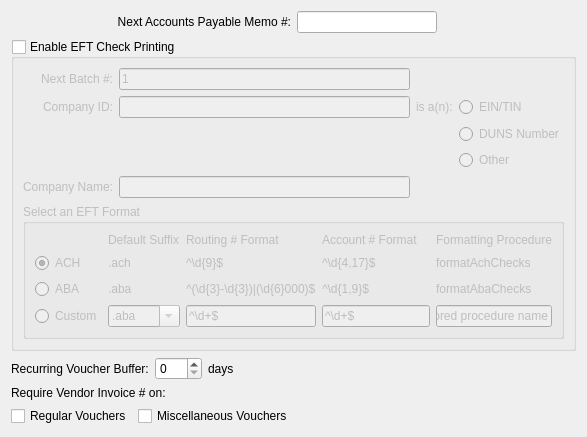
     <widget class="QWidget" name="tab">
      <attribute name="title">
       <string>Accounts Payable</string>
      </attribute>
      <layout class="QGridLayout" name="gridLayout_9">
       <item row="0" column="0">
        <layout class="QVBoxLayout" name="verticalLayout_2">
         <item>
          <layout class="QGridLayout" name="gridLayout_8">
           <item row="0" column="0">
            <widget class="QLabel" name="_nextAPMemoNumberLit">
             <property name="text">
              <string>Next Accounts Payable Memo #:</string>
             </property>
             <property name="alignment">
              <set>Qt::AlignRight|Qt::AlignTrailing|Qt::AlignVCenter</set>
             </property>
             <property name="buddy">
              <cstring>_nextAPMemoNumber</cstring>
             </property>
            </widget>
           </item>
           <item row="0" column="1">
            <layout class="QHBoxLayout">
             <property name="spacing">
              <number>0</number>
             </property>
             <item>
              <widget class="XLineEdit" name="_nextAPMemoNumber"/>
             </item>
             <item>
              <spacer>
               <property name="orientation">
                <enum>Qt::Horizontal</enum>
               </property>
               <property name="sizeType">
                <enum>QSizePolicy::Expanding</enum>
               </property>
               <property name="sizeHint" stdset="0">
                <size>
                 <width>20</width>
                 <height>20</height>
                </size>
               </property>
              </spacer>
             </item>
            </layout>
           </item>
           <item row="1" column="0" colspan="2">
            <layout class="QHBoxLayout">
             <item>
              <widget class="QGroupBox" name="_achGroup">
               <property name="title">
                <string>Enable EFT Check Printing</string>
               </property>
               <property name="checkable">
                <bool>true</bool>
               </property>
               <property name="checked">
                <bool>false</bool>
               </property>
               <layout class="QGridLayout">
                <item row="0" column="0">
                 <widget class="QLabel" name="_nextBatchNumberLit">
                  <property name="text">
                   <string>Next Batch #:</string>
                  </property>
                  <property name="alignment">
                   <set>Qt::AlignRight|Qt::AlignTrailing|Qt::AlignVCenter</set>
                  </property>
                  <property name="buddy">
                   <cstring>_nextACHBatchNumber</cstring>
                  </property>
                 </widget>
                </item>
                <item row="0" column="1">
                 <widget class="XLineEdit" name="_nextACHBatchNumber">
                  <property name="sizePolicy">
                   <sizepolicy hsizetype="Preferred" vsizetype="Fixed">
                    <horstretch>0</horstretch>
                    <verstretch>0</verstretch>
                   </sizepolicy>
                  </property>
                  <property name="text">
                   <string>1</string>
                  </property>
                 </widget>
                </item>
                <item row="1" column="0">
                 <widget class="QLabel" name="_companyIdLit">
                  <property name="text">
                   <string>Company ID:</string>
                  </property>
                  <property name="alignment">
                   <set>Qt::AlignRight|Qt::AlignTrailing|Qt::AlignVCenter</set>
                  </property>
                  <property name="buddy">
                   <cstring>_companyId</cstring>
                  </property>
                 </widget>
                </item>
                <item row="4" column="0">
                 <widget class="QLabel" name="_companyNameLit">
                  <property name="text">
                   <string>Company Name:</string>
                  </property>
                  <property name="alignment">
                   <set>Qt::AlignRight|Qt::AlignTrailing|Qt::AlignVCenter</set>
                  </property>
                  <property name="buddy">
                   <cstring>_companyName</cstring>
                  </property>
                 </widget>
                </item>
                <item row="1" column="1">
                 <widget class="XLineEdit" name="_companyId">
                  <property name="text">
                   <string/>
                  </property>
                  <property name="defaultText">
                   <string/>
                  </property>
                 </widget>
                </item>
                <item row="4" column="1">
                 <widget class="XLineEdit" name="_companyName">
                  <property name="text">
                   <string/>
                  </property>
                  <property name="maxLength">
                   <number>23</number>
                  </property>
                 </widget>
                </item>
                <item row="1" column="2">
                 <widget class="QLabel" name="label">
                  <property name="text">
                   <string>is a(n):</string>
                  </property>
                 </widget>
                </item>
                <item row="1" column="3">
                 <widget class="QRadioButton" name="_companyIdIsEIN">
                  <property name="text">
                   <string>EIN/TIN</string>
                  </property>
                 </widget>
                </item>
                <item row="2" column="3">
                 <widget class="QRadioButton" name="_companyIdIsDUNS">
                  <property name="text">
                   <string>DUNS Number</string>
                  </property>
                 </widget>
                </item>
                <item row="3" column="3">
                 <widget class="QRadioButton" name="_companyIdIsOther">
                  <property name="text">
                   <string>Other</string>
                  </property>
                 </widget>
                </item>
                <item row="6" column="0" colspan="4">
                 <widget class="QGroupBox" name="_eftStyle">
                  <property name="title">
                   <string>Select an EFT Format</string>
                  </property>
                  <layout class="QGridLayout" name="gridLayout_41">
                   <item row="1" column="0">
                    <widget class="QRadioButton" name="_eftAch">
                     <property name="text">
                      <string>ACH</string>
                     </property>
                     <property name="checked">
                      <bool>true</bool>
                     </property>
                    </widget>
                   </item>
                   <item row="2" column="0">
                    <widget class="QRadioButton" name="_eftAba">
                     <property name="text">
                      <string>ABA</string>
                     </property>
                    </widget>
                   </item>
                   <item row="3" column="0">
                    <widget class="QRadioButton" name="_eftCustom">
                     <property name="text">
                      <string>Custom</string>
                     </property>
                    </widget>
                   </item>
                   <item row="1" column="1">
                    <widget class="XLabel" name="_eftAchSuffix">
                     <property name="text">
                      <string>.ach</string>
                     </property>
                    </widget>
                   </item>
                   <item row="2" column="1">
                    <widget class="XLabel" name="_eftAbaSuffix">
                     <property name="text">
                      <string>.aba</string>
                     </property>
                    </widget>
                   </item>
                   <item row="0" column="1">
                    <widget class="QLabel" name="_eftSuffixLit">
                     <property name="text">
                      <string>Default Suffix</string>
                     </property>
                    </widget>
                   </item>
                   <item row="3" column="1">
                    <widget class="XComboBox" name="_eftCustomSuffix">
                     <property name="enabled">
                      <bool>false</bool>
                     </property>
                     <property name="editable">
                      <bool>true</bool>
                     </property>
                     <item>
                      <property name="text">
                       <string>.aba</string>
                      </property>
                     </item>
                     <item>
                      <property name="text">
                       <string>.ach</string>
                      </property>
                     </item>
                     <item>
                      <property name="text">
                       <string>.dat</string>
                      </property>
                     </item>
                     <item>
                      <property name="text">
                       <string>.txt</string>
                      </property>
                     </item>
                    </widget>
                   </item>
                   <item row="3" column="2">
                    <widget class="XLineEdit" name="_eftCustomRoutingRegex">
                     <property name="enabled">
                      <bool>false</bool>
                     </property>
                     <property name="text">
                      <string>^\d+$</string>
                     </property>
                    </widget>
                   </item>
                   <item row="2" column="2">
                    <widget class="XLabel" name="_eftAbaRoutingRegex">
                     <property name="text">
                      <string>^(\d{3}-\d{3})|(\d{6}000)$</string>
                     </property>
                    </widget>
                   </item>
                   <item row="1" column="2">
                    <widget class="XLabel" name="_eftAchRoutingRegex">
                     <property name="text">
                      <string>^\d{9}$</string>
                     </property>
                    </widget>
                   </item>
                   <item row="0" column="2">
                    <widget class="XLabel" name="_eftRoutingRegexLit">
                     <property name="text">
                      <string>Routing # Format</string>
                     </property>
                    </widget>
                   </item>
                   <item row="0" column="4">
                    <widget class="XLabel" name="_eftFunctionLit">
                     <property name="text">
                      <string>Formatting Procedure</string>
                     </property>
                    </widget>
                   </item>
                   <item row="1" column="4">
                    <widget class="XLabel" name="_eftAchFunction">
                     <property name="text">
                      <string>formatAchChecks</string>
                     </property>
                    </widget>
                   </item>
                   <item row="2" column="4">
                    <widget class="XLabel" name="_eftAbaFunction">
                     <property name="text">
                      <string>formatAbaChecks</string>
                     </property>
                    </widget>
                   </item>
                   <item row="3" column="4">
                    <widget class="XLineEdit" name="_eftCustomFunction">
                     <property name="enabled">
                      <bool>false</bool>
                     </property>
                     <property name="text">
                      <string>stored procedure name</string>
                     </property>
                    </widget>
                   </item>
                   <item row="0" column="3">
                    <widget class="XLabel" name="_eftAccountRegexLit">
                     <property name="text">
                      <string>Account # Format</string>
                     </property>
                    </widget>
                   </item>
                   <item row="1" column="3">
                    <widget class="XLabel" name="_eftAchAccountRegex">
                     <property name="text">
                      <string>^\d{4,17}$</string>
                     </property>
                    </widget>
                   </item>
                   <item row="2" column="3">
                    <widget class="XLabel" name="_eftAbaAccountRegex">
                     <property name="text">
                      <string>^\d{1,9}$</string>
                     </property>
                    </widget>
                   </item>
                   <item row="3" column="3">
                    <widget class="XLineEdit" name="_eftCustomAccountRegex">
                     <property name="text">
                      <string>^\d+$</string>
                     </property>
                    </widget>
                   </item>
                  </layout>
                 </widget>
                </item>
               </layout>
              </widget>
             </item>
             <item>
              <spacer>
               <property name="orientation">
                <enum>Qt::Horizontal</enum>
               </property>
               <property name="sizeHint" stdset="0">
                <size>
                 <width>0</width>
                 <height>20</height>
                </size>
               </property>
              </spacer>
             </item>
            </layout>
           </item>
           <item row="3" column="0" colspan="2">
            <layout class="QHBoxLayout" name="horizontalLayout_3">
             <item>
              <layout class="QGridLayout" name="gridLayout_7">
               <item row="0" column="0" colspan="2">
                <widget class="QLabel" name="_reqInvoiceLit">
                 <property name="text">
                  <string>Require Vendor Invoice # on:</string>
                 </property>
                </widget>
               </item>
               <item row="1" column="0">
                <widget class="QCheckBox" name="_reqInvoiceReg">
                 <property name="text">
                  <string>Regular Vouchers</string>
                 </property>
                </widget>
               </item>
               <item row="1" column="1">
                <widget class="QCheckBox" name="_reqInvoiceMisc">
                 <property name="text">
                  <string>Miscellaneous Vouchers</string>
                 </property>
                </widget>
               </item>
              </layout>
             </item>
             <item>
              <spacer name="horizontalSpacer_3">
               <property name="orientation">
                <enum>Qt::Horizontal</enum>
               </property>
               <property name="sizeHint" stdset="0">
                <size>
                 <width>40</width>
                 <height>20</height>
                </size>
               </property>
              </spacer>
             </item>
            </layout>
           </item>
           <item row="2" column="0">
            <layout class="QHBoxLayout" name="_4">
             <item>
              <widget class="QLabel" name="_recurringVoucherBufferLit">
               <property name="text">
                <string>Recurring Voucher Buffer:</string>
               </property>
               <property name="buddy">
                <cstring>_recurringVoucherBuffer</cstring>
               </property>
              </widget>
             </item>
             <item>
              <widget class="QSpinBox" name="_recurringVoucherBuffer">
               <property name="maximum">
                <number>999</number>
               </property>
              </widget>
             </item>
             <item>
              <widget class="QLabel" name="_recurringVoucherBufferDaysLit">
               <property name="sizePolicy">
                <sizepolicy hsizetype="Expanding" vsizetype="Preferred">
                 <horstretch>0</horstretch>
                 <verstretch>0</verstretch>
                </sizepolicy>
               </property>
               <property name="text">
                <string>days</string>
               </property>
              </widget>
             </item>
            </layout>
           </item>
          </layout>
         </item>
         <item>
          <spacer>
           <property name="orientation">
            <enum>Qt::Vertical</enum>
           </property>
           <property name="sizeType">
            <enum>QSizePolicy::Expanding</enum>
           </property>
           <property name="sizeHint" stdset="0">
            <size>
             <width>40</width>
             <height>0</height>
            </size>
           </property>
          </spacer>
         </item>
        </layout>
       </item>
      </layout>
     </widget>
